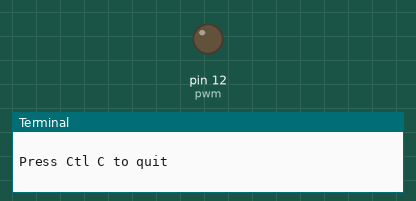
The program below on a simulated Raspberry Pi (header pin numbers). On the bench: output pins drawn as LEDs (lit = HIGH), the last lines printed to the terminal.

Above: at 0.05 s.
At 0.5 s:
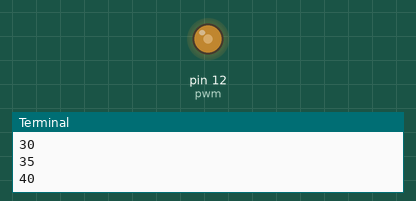
At 0.95 s:
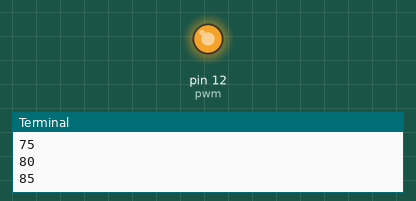
At 1.85 s:
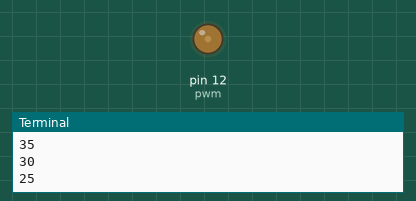
Timing chart, 0 to 4.6 s (numbered marks = the images above):
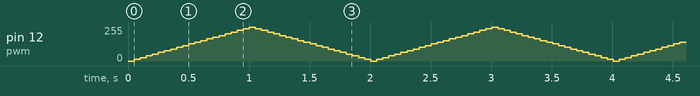

The program:

raspberry3.3.py
```python
import RPi.GPIO as GPIO
import time

GPIO.setmode(GPIO.BOARD)
GPIO.setup(12,GPIO.OUT)
pwm = GPIO.PWM(12,100)
print("\nPress Ctl C to quit \n")
dc = 0
pwm.start(dc)
try:
    while True:
        for dc in range(0, 101, 5):
            pwm.ChangeDutyCycle(dc)
            time.sleep(0.05)
            print(dc)
        for dc in range(95, 0, -5):
            pwm.ChangeDutyCycle(dc)
            time.sleep(0.05)
            print(dc)
except KeyboardInterrupt:
    print("Ctl C pressed - ending program")
pwm.stop()
GPIO.cleanup()
```
